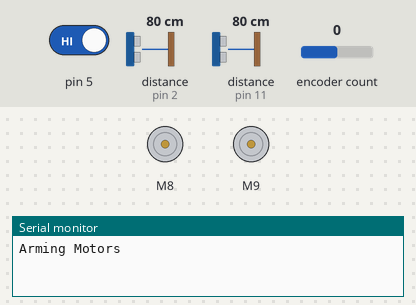
Simulated run of this sketch. Board: Arduino Mega 2560, built with avr-gcc and run on an emulated ATmega2560. On the bench: 2 × DC motor (green arrow = forward, orange = backward, longer = faster), the last lines printed to the serial monitor. Inputs (shaded band) come from the test bench; at power-on: pin 5 HIGH, distance to the obstacle (sensors on pin 2, pin 11) 80 cm, encoder count 0. The echo pulse lasts 58.3 µs per cm.

Above: at 0.1 s.
At 12.7 s:
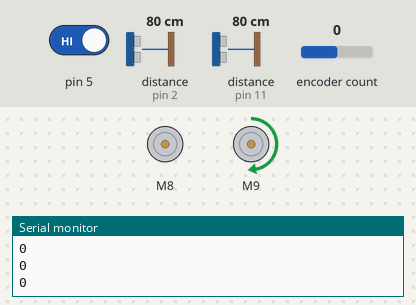
12.8 s: pin 5 driven HIGH
At 16.5 s:
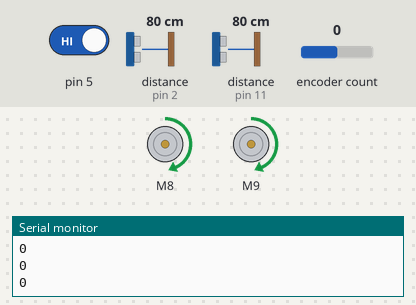
Timing chart, 0 to 18.0 s (numbered marks = the images above; inputs shaded):
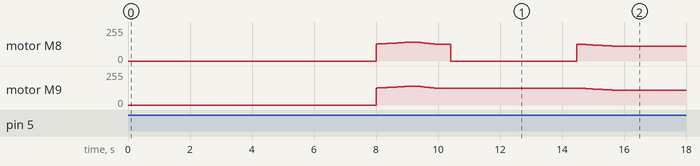

The sketch:

BotonAWireA21.ino
```cpp
#include <ESC.h>
#include "MedianFilter.h"
#include <NewPing.h>
#include <Encoder.h>

//For MaxSonar
#define USPin1 A0  //front
#define USPin2 A2    //back

//For Ultrasonics
#define TRIGGER_PIN1  12  // Arduino pin tied to trigger pin on the ultrasonic sensor.
#define ECHO_PIN1     11  // Arduino pin tied to echo pin on the ultrasonic sensor.
#define TRIGGER_PIN2  3  // Arduino pin tied to trigger pin on the ultrasonic sensor.
#define ECHO_PIN2     2  // Arduino pin tied to echo pin on the ultrasonic sensor.
#define MAX_DISTANCE 200 // Maximum distance we want to ping for (in centimeters). Maximum sensor distance is rated at 400-500cm.

NewPing sonar1(TRIGGER_PIN1, ECHO_PIN1, MAX_DISTANCE); // Front
NewPing sonar2(TRIGGER_PIN2, ECHO_PIN2, MAX_DISTANCE); // Back

Encoder encoderMain(18, 19);
//There are the intterupt enabled pins
//Arduino Mega  2, 3, 18, 19, 20, 21

int oESC;

int i = 0;

bool hardwareTest = false;

int speedToTravelLeft = 60; //First
int speedToTravelRight = 60;

int dataLog[300];


//PWM Out, Min, Max, Arming
ESC myESC1 (8, 1000, 2000, 1500);
ESC myESC2 (9, 1000, 2000, 1500);

float getUltrasonicDistance(bool isFront, bool isSonar = false);

int motorSpeed = 1500;
int stopSpeed = 1500;
double stopDistance = 30;
int speedRange = 130;  //+- from 1500
int patrollingSpeed = 80;
int speedSafety = 50;

bool dir_forward = true;
unsigned int lastInput = 0;
MedianFilter frontDist;
MedianFilter backDist;

void setup() {
  // put your setup code here, to run once:

  Serial.begin(115200);
  Serial.setTimeout(10000);
  Serial.print("Arming Motors");
  myESC1.arm();
  myESC2.arm();
  delay(8000);
  Serial.println(" - Done");

  pinMode(5, INPUT);

  if (hardwareTest) {
    Serial.print("Motor 1 @ 1400");
    myESC1.speed(1400);
    delay(1500);
    Serial.println(" - Stopped");
    myESC1.speed(1500);
    delay(2500);
    Serial.print("Motor 1 @ 1600");
    myESC1.speed(1600);
    delay(1500);
    Serial.println(" - Stopped");
    myESC1.speed(1500);
    delay(2500);

    Serial.print("Motor 2 @ 1400");
    myESC2.speed(1400);
    delay(1500);
    Serial.println(" - Stopped");
    myESC2.speed(1500);
    delay(2500);
    Serial.print("Motor 2 @ 1600");
    myESC2.speed(1600);
    delay(1500);
    Serial.println(" - Stopped");
    myESC2.speed(1500);

    Serial.println("Motor Check Complete!");
  }

}

void loop() {

  //      Serial.println(encoderMain.read());
  //      delay(20);

  //Stop to left
  for (oESC = 1500; oESC <= 1500 + speedToTravelLeft; oESC += 1) { // goes from 1000 microseconds to 2000 microseconds
    myESC1.speed(oESC);                                    // tell ESC to go to the oESC speed value
    myESC2.speed(oESC);
    delay(20);                                            // waits 10ms for the ESC to reach speed
  }

  float sonar1_reading = sonar1.ping_cm();
  float last_reading1 = 9999;
  while (sonar1_reading > 90 || sonar1_reading == 0 || last_reading1 > 90 || last_reading1 == 0) {
//    Serial.println(sonar1_reading);
    last_reading1 = sonar1_reading;
    sonar1_reading = sonar1.ping_cm();
    delay(50);
  }
  Serial.println(sonar1_reading);


  //Left to stop
  for (oESC = 1500 + speedToTravelLeft; oESC >= 1500; oESC -= 1) { // goes from 1000 microseconds to 2000 microseconds
    myESC1.speed(oESC);                                    // tell ESC to go to the oESC speed value
    myESC2.speed(oESC);
    delay(10);                                            // waits 10ms for the ESC to reach speed
  }

  delay(500);
  dataLog[i] = encoderMain.read();
  i++;
  if (i % 10 == 1 || i % 10 == 0) {
    //Data dump
    myESC1.stop();
    delay(1000);
    myESC1.arm();
    while(digitalRead(5) == 0){};
    Serial.println("Uploading now");
    for (int i = 0; i < 299; i = i + 1) {
      Serial.println(dataLog[i]);
    }
    delay(3000);
  }

  //Stop to right
  for (oESC = 1500; oESC >= 1500 - speedToTravelRight; oESC -= 1) { // goes from 1000 microseconds to 2000 microseconds
    myESC1.speed(oESC);                                    // tell ESC to go to the oESC speed value
    myESC2.speed(oESC);
    delay(20);                                            // waits 10ms for the ESC to reach speed
  }

  float sonar2_reading = sonar2.ping_cm();
  float last_reading2 = 9999;
  while (sonar2_reading > 60 || sonar2_reading == 0 || last_reading2 > 60 || last_reading2 == 0) {
//    Serial.println(sonar2_reading);
    last_reading2 = sonar2_reading;
    sonar2_reading = sonar2.ping_cm();
    delay(50);
  }
  Serial.println(sonar2_reading);


  //Right to stop
  for (oESC = 1500 - speedToTravelRight; oESC <= 1500; oESC += 1) { // goes from 1000 microseconds to 2000 microseconds
    myESC1.speed(oESC);                                    // tell ESC to go to the oESC speed value
    myESC2.speed(oESC);
    delay(10);                                            // waits 10ms for the ESC to reach speed
  }

  delay(500);
  dataLog[i] = encoderMain.read();
  i++;

}
```

MedianFilter.cpp
```cpp
#include "MedianFilter.h"

void MedianFilter::push(double input){
    values[curr%N] = input;
    curr++;
}
double MedianFilter::read(){
    double sortedVals[N];
    for(int i = 0; i < N; i++){
        sortedVals[i] = values[i];
    }
    for(int i=1; i < (curr<N ? curr : N); i++){
        for(int j = i; j > 0; j--){
            if(sortedVals[j-1] > sortedVals[j]){
                double holder = sortedVals[j-1];
                sortedVals[j-1] = sortedVals[j];
                sortedVals[j] = holder;
            }
        }
    }
    return sortedVals[(curr<N ? curr : N)/2];
}
```

MedianFilter.h
```cpp
#ifndef MEDIANFILTER_H
#define MEDIANFILTER_H

class MedianFilter{
    private:
        static const int N = 11;
        double values[N];
        unsigned int curr = 0;
    public:
        void push(double input);
        double read();
};

#endif
```
